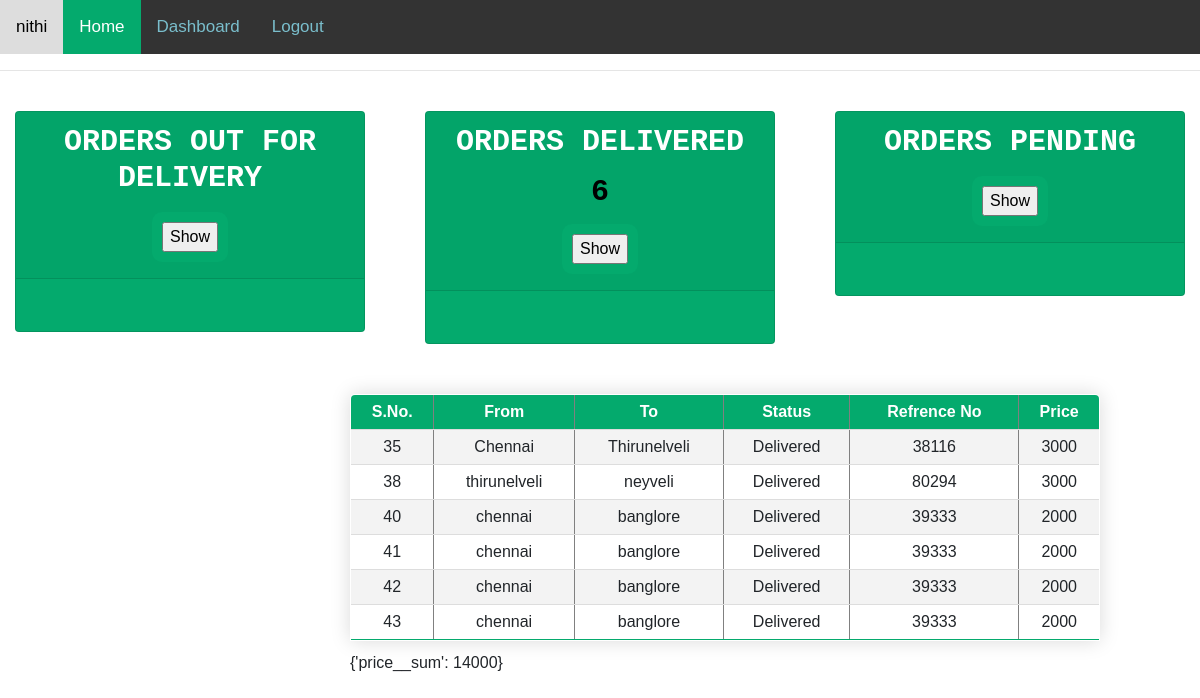
The page /orderdelivered/ (signed in) on the database its author committed.
### base/models.py (models this page shows)
class crudst(models.Model):
    STATUS = (
			('Pending', 'Pending'),
			('Out for delivery', 'Out for delivery'),
			('Delivered', 'Delivered'),
			)
    fromdes = models.CharField(max_length = 100)
    todes = models.CharField(max_length = 100)
    status = models.CharField(max_length= 100,null=True, choices=STATUS)# Create your models here.
    sno = models.IntegerField()
    price = models.IntegerField(null=True)

### home/views.py (the view)
# urls.py: path('orderdelivered/',orderdelivered,name="orderdelivered"),
def orderdelivered(request):
        status = 'delivered'
        emps = crudst.objects.all()
        if status:
            emps = emps.filter(Q(status__icontains = status))
            cou= emps.count()
            sumof=emps.aggregate(Sum('price'))
        return render(request, 'home.html', {'detail': emps,'cou':cou,'sum':sumof})

### templates/home.html (shortened to what this page needs)
{% load static %}
<!DOCTYPE html>
<html lang="en">
<head>
    <link rel="stylesheet" href="https://stackpath.bootstrapcdn.com/bootstrap/4.3.1/css/bootstrap.min.css">
    <link rel="stylesheet" href="{% static 'nav.css' %}" >
    <link rel="stylesheet" href="{% static 'button.css' %}" >
</head>
<body>
    <div class="topnav">
        <a href="/home">{{user}}</a>
        <a class="active" href="/home">Home</a>
        <a href="{% url 'stinsert' %}">Dashboard</a>
        <a href="/">Logout</a>
      </div>
        <hr>
        <br>
    <div class="row">
        <div class="col">
            <div class="col-md">
                <div class="card text-center text-white  mb-3" style="background-color:#04AA6D;">
                    <div class="card-header">
                        <h5 class="card-title" style="color: white ; font-weight: bolder; font-family:'Courier New', Courier, monospace  ; font-size: 30px;">ORDERS OUT FOR DELIVERY</h5>
                        <form action="{% url 'totalorder' %}" class="button button4">
                            <input type="submit" value="Show" />
                        </form>
                    </div>
                    <div class="card-body">
                    </div>
                </div>
            </div>
        </div>
        <div class="col">
            <div class="col-md">
                <div class="card text-center text-white  mb-3" style="background-color:#04AA6D">
                    <div class="card-header">
                        <h5 class="card-title" style="color: WHITE ; font-weight: bolder;font-family:'Courier New', Courier, monospace  ; font-size: 30px;" >ORDERS DELIVERED</h5>
                        <h6 class="card-title" style="color: black ; font-weight: bold; font-size: 30px;" >{{cou}}</h6>
                        <form action="{% url 'orderdelivered' %}" class="button button4">
                            <input type="submit" value="Show" />
                        </form>
                    </div>
                    <div class="card-body">
                    </div>
                </div>
            </div>
        </div>
        <div class="col">
            <div class="col-md">
                <div class="card text-center text-white  mb-3" style="background-color:#04AA6D">
                    <div class="card-header">
                        <h5 class="card-title" style="color: white ; font-weight: bolder; font-family:'Courier New', Courier, monospace  ; font-size: 30px;">ORDERS PENDING</h5>
                        <form action="{% url 'pending' %}" class="button button4">
                            <input type="submit" value="Show" />
                        </form>
                    </div>
                    <div class="card-body">
                    </div>
                </div>
            </div>
        </div>
    </div>
    <br>
    <section class="secc">
            <table border="1" style="height:100px;" class="content-table">
                <tr class=" one">
                    <th>S.No.</th>
                    <th>From</th>
                    <th>To</th>
                    <th>Status</th>
                    <th>Refrence No</th>
                    <th>Price</th>
                </tr>
                {% for displayst in detail%}
                <tr>
                        <td>{{displayst.id}}</td>
                        <td>{{displayst.fromdes}}</td>
                        <td>{{displayst.todes}}</td>
                        <td>{{displayst.status}}</td>
                        <td>{{displayst.sno}}</td>
                        <td>{{displayst.price}}</td>
                </tr>
                {% endfor %}
            </table>
            {{sum}}
        </section>
</body>
</html>

### style/nav.css (style rules this page uses)
.topnav { background-color: #333; overflow: hidden; }
.topnav a { float: left; color: #7abecc; text-align: center; padding: 14px 16px; text-decoration: none; font-size: 17px; }
.topnav a.active { background-color: #04AA6D; color: white; }
* { font-family: sans-serif; }
.content-table { border-collapse: collapse; margin: 10px 0; font-size: 1em; min-width: 750px; border-radius: 5px 5px 0 0; overflow: hidden; box-shadow: 0 0 20px rgba(0, 0, 0, 0.15); text-align: center; }
.one { background-color: #04AA6D; color: #ffffff; text-align: center; font-weight: bold; }
.content-table th, .content-table td { padding: 5px 5px; }
.content-table tbody tr { border-bottom: 1px solid #dddddd; }
.content-table tbody tr:nth-of-type(even) { background-color: #f3f3f3; }
.content-table tbody tr:last-of-type { border-bottom: 2px solid #04AA6D; }
.secc { padding-left: 350px; }

### style/button.css (style rules this page uses)
.button { background-color: #04AA6D; border: none; color: white; padding: 10px; text-align: center; text-decoration: none; display: inline-block; font-size: 16px; margin: 4px 2px; cursor: pointer; }
.button4 { border-radius: 10px; }

### rows shown on the page
crudst: id "35", fromdes "Chennai", todes "Thirunelveli", status "Delivered", sno "38116", price "3000"
crudst: id "38", fromdes "thirunelveli", todes "neyveli", status "Delivered", sno "80294", price "3000"
crudst: id "40", fromdes "chennai", todes "banglore", status "Delivered", sno "39333", price "2000"
crudst: id "41", fromdes "chennai", todes "banglore", status "Delivered", sno "39333", price "2000"
crudst: id "42", fromdes "chennai", todes "banglore", status "Delivered", sno "39333", price "2000"
crudst: id "43", fromdes "chennai", todes "banglore", status "Delivered", sno "39333", price "2000"

### other values the page prints
{{ user }} "nithi"
{{ cou }} "6"
{{ sum }} "{'price__sum': 14000}"
